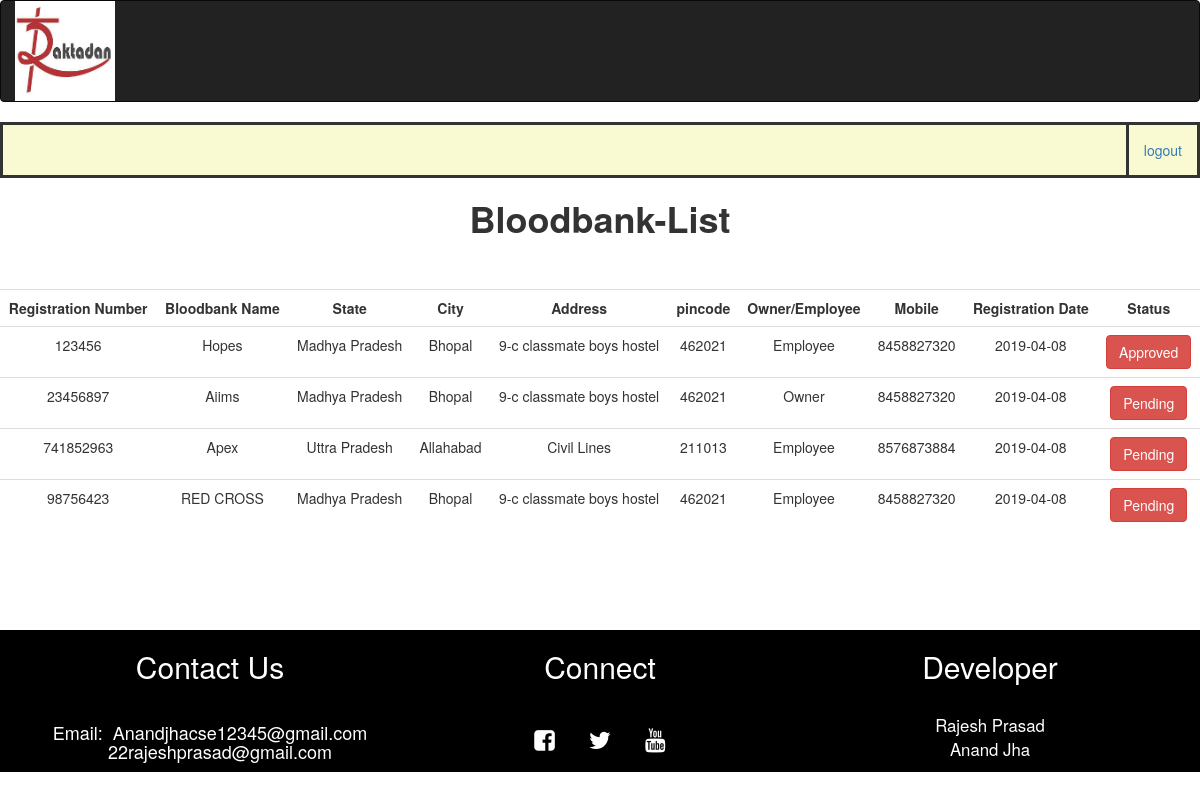
/frm_bloodbank_list.php (signed in), run on the app's committed database.
### tables this page shows
CREATE TABLE `bloodbank_registration` (
  `regis_no` varchar(10) NOT NULL,
  `bloodbank_name` varchar(20) NOT NULL,
  `state` varchar(25) NOT NULL,
  `city` varchar(25) NOT NULL,
  `address` varchar(25) NOT NULL,
  `pincode` varchar(6) NOT NULL,
  `owner` varchar(20) NOT NULL,
  `mobile_no` varchar(10) NOT NULL,
  `reg_date` date NOT NULL,
  `upload_regis` text NOT NULL,
  `password` varchar(10) NOT NULL,
  `status` varchar(10) DEFAULT 'Pending'
);

### frm_bloodbank_list.php (the view, shortened to what this page needs)
<?php
 include "connection.php";
 ?>
 <!DOCTYPE html>
<html>
    <head>
         <link rel="stylesheet" type="text/css" href="bootstrap/css/bootstrap.min.css">
  <link rel="stylesheet" href="https://maxcdn.bootstrapcdn.com/bootstrap/3.4.0/css/bootstrap.min.css">
    </head>
<body>
<nav class="navbar navbar-inverse">
    <div class="container">
        <div class="row">
        <div class="navbar-header">
          <a href="frm_admin_home.php">  <img src="img/rakta.jpg" alt="rakta" height="100" width="100"></a>
        </div>
        </div>
    </div>
</nav>
     <div class="container-fluid nav">
            <ul class="nav navbar-nav navbar-right">
                <li > <a align="center" href="logout.php"><font color:"white" >logout</font></a></li>
            </ul>
        </div>
 <div id="body">
<center><h1><b> Bloodbank-List</b></h1></center>
<br><br>
 <form action="frm_bloodbank_list.php" method="post" enctype="multipart/form-data">
 <center>
    <table class="table table-responsive">
    <tr style="padding-bottom: 50px;">
       <td><center><b><font color:"blue">Registration Number</font></b></center></td>
	   <td><center><b><font color:"blue">Bloodbank Name</font></b></center></td>
	   <td><center><b><font color:"blue">State</font></b></center></td>
	   <td><center><b><font color:"blue">City</font></b></center></td>
	   <td><center><b><font color:"blue">Address</font></b></center></td>
	   <td><center><b><font color:"blue">pincode</font></b></center></td>
	   <td><center><b><font color:"blue">Owner/Employee</font></b></center></td>
	   <td><center><b><font color:"blue">Mobile</font></b></center></td>
	   <td><center><b><font color:"blue">Registration Date</font></b></center></td>
	   <td><center><b><font color:"blue">Status</font></b></center></td>
	</tr>
	<?php
	$query = "select * from bloodbank_registration";
    $result = mysqli_query($con, $query);
	if($result)
	{
	  while($row = mysqli_fetch_assoc($result))
	  {
	?>
	<tr>
	   <td ><center><?php echo $row['regis_no'];?></center></td>
	   <td><center><?php echo $row['bloodbank_name'];?></center></td>
	   <td><center><?php echo $row['state'];?></center></td>
	   <td><center><?php echo $row['city'];?></center></td>
	   <td><center><?php echo $row['address'];?></center></td>
	   <td><center><?php echo $row['pincode'];?></center></td>
	   <td><center><?php echo $row['owner'];?></center></td>
	   <td><center><?php echo $row['mobile_no'];?></center></td>
	   <td><center><?php echo $row['reg_date'];?></center></td>
	   <td><center><?php
                        echo  " <a class='btn btn-danger' id='".$row['regis_no']."' onclick='deletepro(this.id)'>";
                        echo           $row['status'] ;
                        echo  "        </a>";
                ?>
      </center></td>
	</tr>
	<?php
	}}
	?>
 </table>
 </center>
 </div>
<br><br><br><br>
<?php
include 'footer.php'
?>
 </body>
 </html>

### footer.php (shortened to what this page needs)
<!DOCTYPE html>
<html>
    <head>
         <link rel="stylesheet" href="https://maxcdn.bootstrapcdn.com/bootstrap/3.4.1/css/bootstrap.min.css">
  <link rel="stylesheet" href="https://maxcdn.bootstrapcdn.com/bootstrap/3.4.0/css/bootstrap.min.css">
  <link rel="stylesheet" href="https://cdnjs.cloudflare.com/ajax/libs/font-awesome/4.7.0/css/font-awesome.min.css">
    </head>
          <div class="footer">
             <div class="container">
               <div class="row">
                 <div class="col-lg-4 col-md-4 col-sm-4 col-xs-4">
                    <h2>Contact Us</h2><br>
                    <h4>Email:&nbsp; Anandjhacse12345@gmail.com<br>&nbsp;&nbsp;&nbsp;
                    22rajeshprasad@gmail.com</h4>
                 </div>
                 <div class="col-lg-4 col-md-4 col-sm-4 col-xs-4">
                    <h2>Connect</h2><br>
                    <a href="#"><span class="fa fa-facebook-square"></span></a>
                    <a href="#"><span class="fa fa-twitter"></span></a>
                    <a href="#"><span class="fa fa-youtube"></span></a>
                   </div>
                   <div class="col-lg-4 col-md-4 col-sm-4 col-xs-4">
                      <h2>Developer</h2><br>
                      <P><big>Rajesh Prasad<br>Anand Jha</big></p>
                   </div>
               </div>
            </div>
         </div>
</html>

### frm_bloodbank_list.php (style rules this page uses)
.nav { background-color: lightgoldenrodyellow; border-left: 3px solid; }
.container-fluid { border: 3px solid; }

### footer.php (style rules this page uses)
.footer { left: 0; bottom: 0; width: 100%; background-color: black; color: white; text-align: center; }
.fa { padding:15px; font-size: 24px; color: white; }

### data on the page
bloodbank_registration: regis_no "123456", bloodbank_name "Hopes", state "Madhya Pradesh", city "Bhopal", address "9-c classmate boys hostel", pincode "462021", owner "Employee", mobile_no "8458827320", reg_date "2019-04-08", status "Approved"
bloodbank_registration: regis_no "23456897", bloodbank_name "Aiims", state "Madhya Pradesh", city "Bhopal", address "9-c classmate boys hostel", pincode "462021", owner "Owner", mobile_no "8458827320", reg_date "2019-04-08", status "Pending"
bloodbank_registration: regis_no "741852963", bloodbank_name "Apex", state "Uttra Pradesh", city "Allahabad", address "Civil Lines", pincode "211013", owner "Employee", mobile_no "8576873884", reg_date "2019-04-08", status "Pending"
bloodbank_registration: regis_no "98756423", bloodbank_name "RED CROSS", state "Madhya Pradesh", city "Bhopal", address "9-c classmate boys hostel", pincode "462021", owner "Employee", mobile_no "8458827320", reg_date "2019-04-08", status "Pending"
